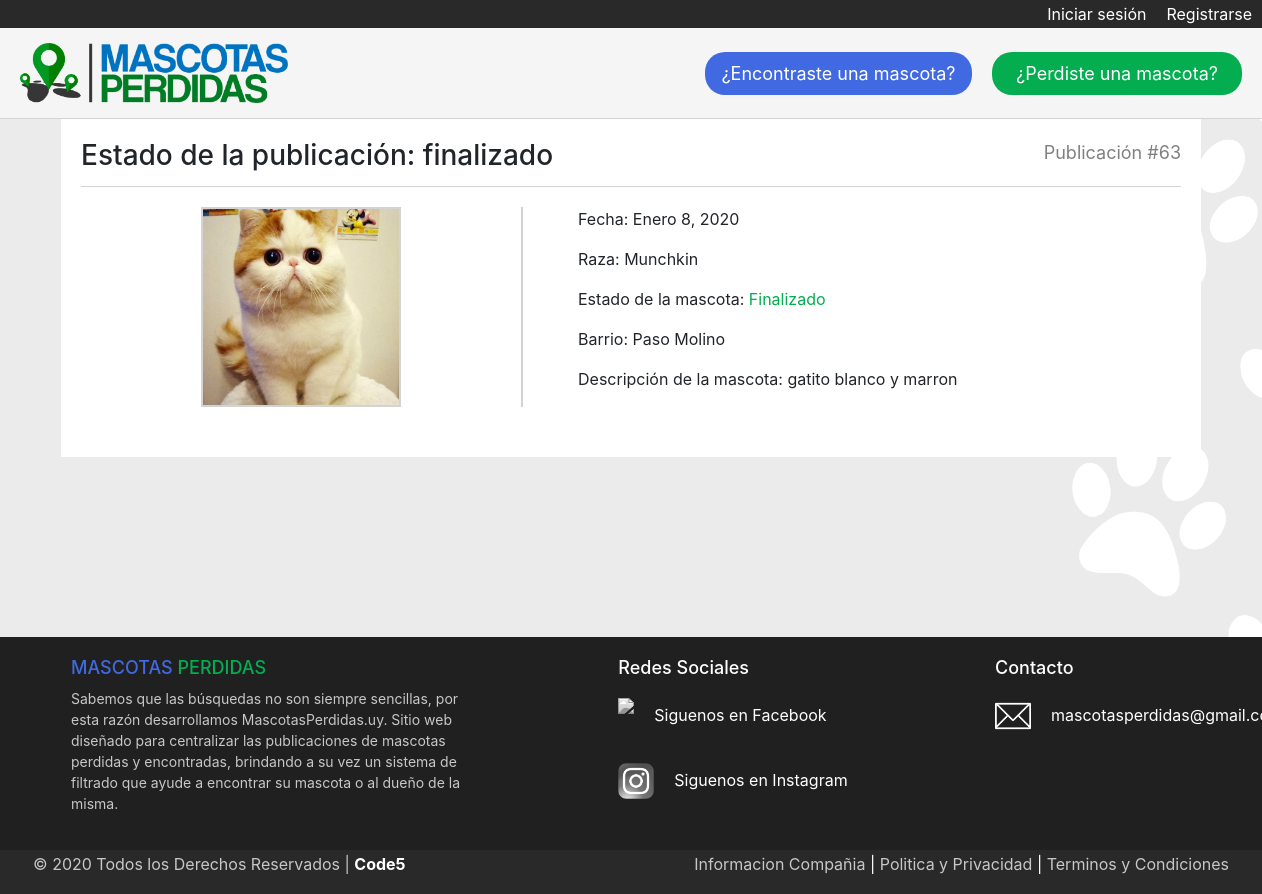
The app's page /Ver_historial/63/ with its own data.
### Mascotas/models.py (models this page shows)
class MascotaPerdida(models.Model):
    estado = models.CharField(max_length=40)
    imagen = models.ImageField(null=True, blank=True)  # <---- NO SACAR EL NULL NI EL BLANK QUE SE ROMPE LA BBDD
    barrio = models.ForeignKey(Barrio, on_delete=models.CASCADE)
    tipo = models.ForeignKey(Tipo, on_delete=models.CASCADE)
    raza = models.ForeignKey(Raza, on_delete=models.CASCADE)
    fecha = models.DateField()
    nombre = models.CharField(max_length=40)
    mail = models.EmailField()
    telefono = models.IntegerField()
    descripcion = models.TextField()

class Raza(models.Model):
    tipo = models.CharField(max_length=40)  # <---- Para indicar la raza del animal
    def __str__(self):
        return self.tipo

class Barrio(models.Model):
    lugar = models.CharField(max_length=40)  # <---- Para indicar el barrio donde se perdio
    def __str__(self):
        return self.lugar

### Mascotasperdidas/views.py (the view)
# urls.py: path('Ver_historial/<id>/', Ver_historial, name='Ver_historial'),
def Ver_historial(request, id):
    publicacion = MascotaPerdida.objects.get(id=id)
    data = {
        'publicacion': publicacion
    }
    return render(request, 'Ver_historial.html', data)

### Mascotasperdidas/templates/Ver_historial.html (shortened to what this page needs)
{% extends 'base.html' %}
{% load static %}
{% block css %}
    <link rel="stylesheet" href="{% static 'css/style_ver_publicacion.css' %}">
{% endblock %}
{% block contenido %}
    <div class="bloque-titulo-pub">
        <h3 id="titulo_publicacion">Estado de la publicación: {{ publicacion.estado|lower }}</h3>
        <p class="numero-publicacion">Publicación  #{{ publicacion.id }}</p>
    </div>
    <div id="foto_publicacion">
        <a href="#" onclick="Swal.fire({
            imageUrl: '{{ publicacion.imagen.url }}',
            imageAlt: 'Imagen de la Publicacion'
            })">
            <img src="{{ publicacion.imagen.url }}" alt="" class="imagenes">
        </a>
    </div>
    <div id="info_publicacion">
        <p>Fecha: {{ publicacion.fecha }}</p>
        <p>Raza: {{ publicacion.raza|title }}</p>
        <p>Estado de la mascota: <span style="color: rgb(3, 173, 80);">{{ publicacion.estado|title }}</span></p>
        <p>Barrio: {{ publicacion.barrio|title }}</p>
        <p>Descripción de la mascota: {{ publicacion.descripcion }}</p>
    </div>
{% endblock %}

### Mascotasperdidas/static/css/style.css (style rules this page uses)
body { background: url('/static/img/background.png') no-repeat center center fixed; background-size: cover; min-height: 100vh; }
.imagenes { display: inline-block; position: relative; object-fit: cover; width:200px; height:200px; }

### Mascotasperdidas/static/css/style_ver_publicacion.css (style rules this page uses)
.bloque-titulo-pub { margin-bottom: 20px; border-bottom: lightgray 1px solid; }
#titulo_publicacion { padding-bottom: 5px; display: inline-block; }
.numero-publicacion { display: inline-block; float: right; color: grey; font-size: 18px; }
#foto_publicacion { float: left; text-align: center; width: 40%; }
#foto_publicacion > a > img { border: lightgray 2px solid; }
#info_publicacion { float: right; width: 60%; border-left: lightgray 2px solid; padding-left: 5%; }

### records on screen
MascotaPerdida: estado "finalizado", id "63", imagen (picture), fecha "Enero 8, 2020", raza "Munchkin", estado "Finalizado", barrio "Paso Molino", descripcion "gatito blanco y marron"
